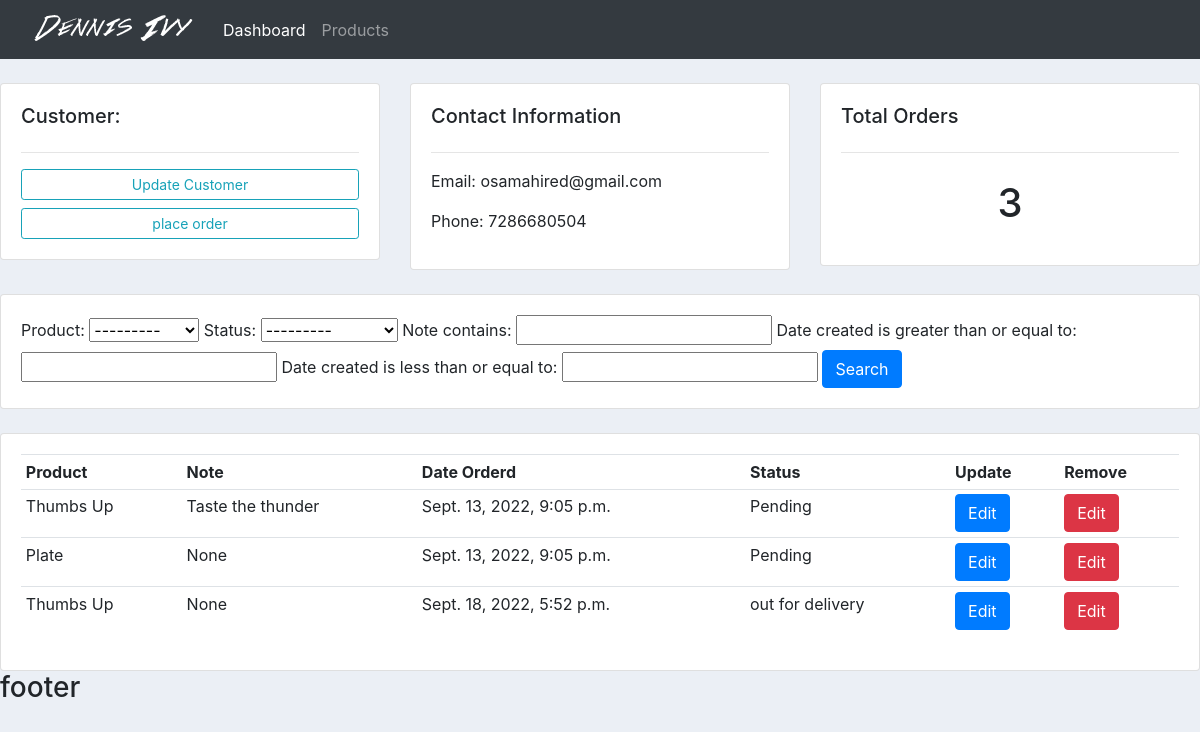
/customer/3/, run on the app's committed database.
### dashboard/models.py (models this page shows, shortened)
class Customer(models.Model):
    name = models.CharField(max_length=200, null=True)
    phone = models.CharField(max_length=200, null=True)
    email = models.CharField(max_length=200, null=True)
    date_created = models.DateTimeField(auto_now_add=True, null=True)

class Order(models.Model):
    STATUS=(
        ('Pending', 'Pending'),
        ('out for delivery', 'out for delivery'),
        ('Delivered', 'Delivered'),
    )
    customer = models.ForeignKey(Customer, null=True, on_delete= models.SET_NULL)
    product = models.ForeignKey(Product, null=True, on_delete= models.SET_NULL)
    status= models.CharField(max_length=200, null=True,choices=STATUS)
    date_created= models.DateTimeField(auto_now_add=True, null=True)
    note= models.CharField(max_length=200, null=True)

class Product(models.Model):
    CATEGORY=(
        ('Indoor', 'Indoor'),
        ('Out Door','Outdoor'),
    )
    name= models.CharField(max_length=200, null=True)
    price= models.FloatField(null=True)
    category= models.CharField(max_length=200, null=True,choices=CATEGORY)
    description= models.CharField(max_length=200, null=True)
    date_created= models.DateTimeField(auto_now_add=True, null=True)
    tags= models.ManyToManyField(Tag)
    def __str__(self):
        return self.name

### dashboard/views.py (the view)
# urls.py: path('customer/<str:pk_test>/', views.customer, name='customer'),
def customer(request, pk_test):
    customer = Customer.objects.get(id=pk_test)
    orders = customer.order_set.all()
    order_count = orders.count()
    myFilter = OrderFilter(request.GET, queryset=orders)
    orders = myFilter.qs
    context ={ 'customer': customer, 'orders': orders, 'order_count': order_count, 'myFilter': myFilter }
    return render(request, 'dashboard/customer.html',context)

### templates/dashboard/customer.html
{%  extends 'dashboard/base.html' %}
{% block content %}
	<br>
<div class="row">
	<div class="col-md">
		<div class="card card-body">
			<h5>Customer:</h5>
			<hr>
			<a class="btn btn-outline-info  btn-sm btn-block" href="">Update Customer</a>
			<a class="btn btn-outline-info  btn-sm btn-block" href="{% url 'create_order' customer.id %}">place order</a>
		</div>
	</div>
	<div class="col-md">
		<div class="card card-body">
			<h5>Contact Information</h5>
			<hr>
			<p>Email: {{customer.email}}</p>
			<p>Phone: {{customer.phone}}</p>
		</div>
	</div>
	<div class="col-md">
		<div class="card card-body">
			<h5>Total Orders</h5>
			<hr>
			<h1 style="text-align: center;padding: 10px"> {{order_count}}</h1>
		</div>
	</div>
</div>
<br>
<div class="row">
	<div class="col">
		<div class="card card-body">
			<form method="get">
				{{myFilter.form}}
		    <button class="btn btn-primary" type="submit">Search</button>
		  </form>
		</div>
	</div>
</div>
<br>
<div class="row">
	<div class="col-md">
		<div class="card card-body">
			<table class="table table-sm">
				<tr>
					<th>Product</th>
					<th>Note</th>
					<th>Date Orderd</th>
					<th>Status</th>
					<th>Update</th>
					<th>Remove</th>
				</tr>
				{% for order in orders %}
				<tr>
					<td>{{order.product}}</td>
					<td>{{order.note}}</td>
					<td>{{order.date_created}}</td>
					<td>{{order.status}}</td>
					<td > <a href="{% url 'update_order'  order.id %}" class="text-white  btn btn-primary">Edit</a> </td>
				    <td > <a href="{% url 'delete_order'  order.id %}" class="text-white  btn btn-danger">Edit</a></td>
				</tr>
				{% endfor %}
			</table>
		</div>
	</div>
</div>
{% endblock %}

### QeApp/static/css/base.css (style rules this page uses)
body { background-color: #ebeff5; }

### data on the page
Customer: email "osamahired@gmail.com", phone "7286680504"
Order: product "Thumbs Up", note "Taste the thunder", date_created "Sept. 13, 2022, 9:05 p.m.", status "Pending"
Order: product "Plate", note "None", date_created "Sept. 13, 2022, 9:05 p.m.", status "Pending"
Order: product "Thumbs Up", note "None", date_created "Sept. 18, 2022, 5:52 p.m.", status "out for delivery"

### other printed values
{{ order_count }} "3"
